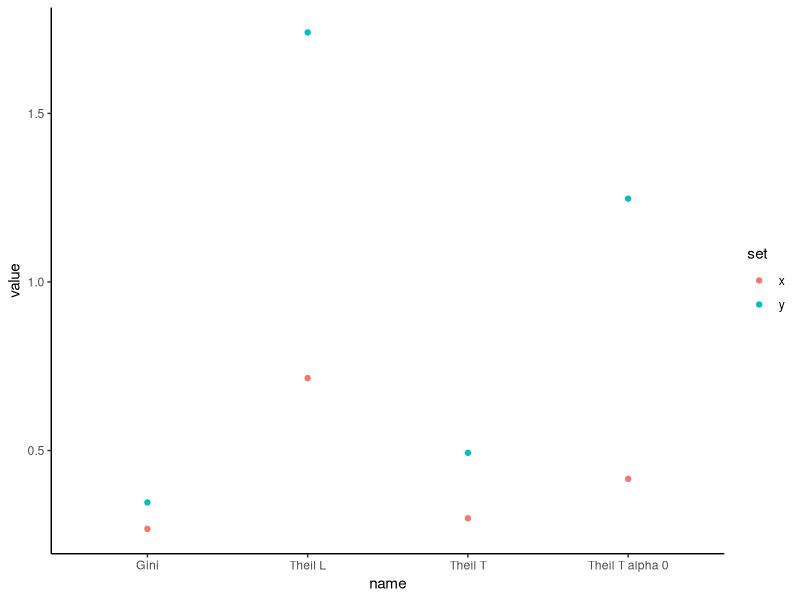

Generate this figure with R:
library(tidyverse)

theil_L <- function(x) {
  #x <- x/sum(x)
  n <- length(x)
  xi <- x/sum(x)
  log_ratio <- log(xi/(1/n))
  L <- sum(xi*log_ratio)
  U <- sum((1/n)*log_ratio)
  L_star <- L - U
  return(L_star)
}

theil_T <- function(x) {
  #x <- x/sum(x)
  n <- length(x)
  xi <- x/sum(x)
  log_ratio <- log(xi/(1/n))
  T <- sum(xi*log_ratio)
  return(T)
}

theil_T_alpha1 <- function(x) {
  #x <- x/sum(x)
  n <- length(x)
  mu <- mean(x)
  T <- sum((x/mu) * log(x/mu)) / n
  return(T)
}

theil_T_alpha0 <- function(x) {
  #x <- x/sum(x)
  n <- length(x)
  mu <- mean(x)
  T <- sum(log(mu/x)) / n
  return(T)
}

gini <- function(x) {
  n <- length(x)
  x_sort <- sort(x)
  i <- 1:n
  gini_coef <- 1 - (2/n) * sum((n + 1 - i) * x_sort) / sum(x_sort)
  return(gini_coef)
}




x <- c(10, 10, 10, 50, 50, 100, 100, 100)
y <- c(1, 1, 1, 50, 50, 109, 109, 109)

# Compute indices for x
index_x <- c(theil_L(x), theil_T(x), theil_T_alpha0(x), gini(x))

# Compute indices for y
index_y <- c(theil_L(y), theil_T(y), theil_T_alpha0(y), gini(y))

# Combine results into matrix
result_matrix <- rbind(index_x, index_y)

# Add row and column labels

colnames(result_matrix) <- c("Theil L", "Theil T", "Theil T alpha 0", "Gini")
# Print matrix
result_matrix


result_matrix %>% 
  as_tibble() %>% 
  mutate(set=c("x","y")) %>% 
  pivot_longer(`Theil L`:Gini) %>% ggplot() +
  geom_point(aes(name,value, colour = set)) + theme_classic()

                                         